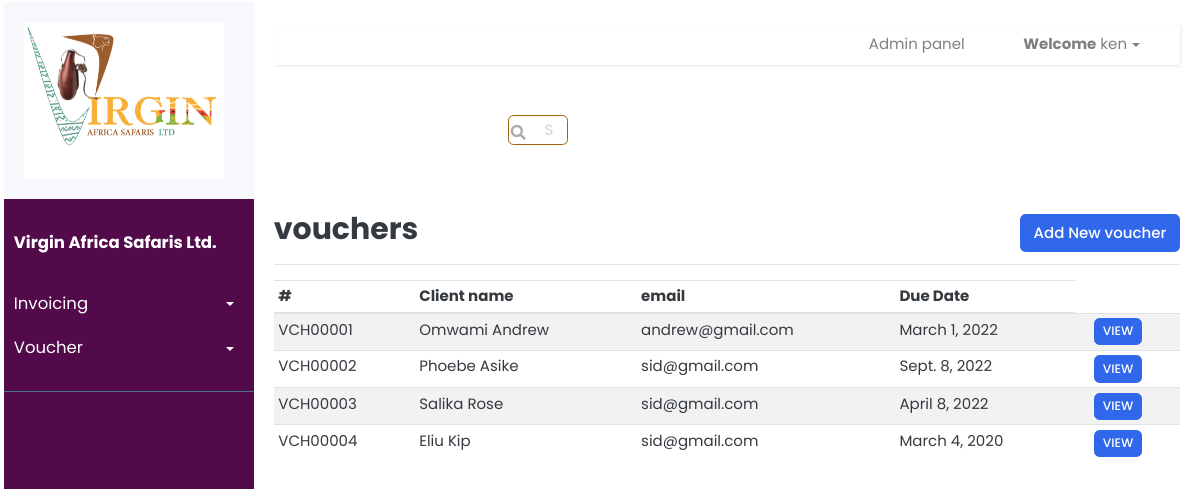
/voucher/vouchers/ (signed in), run on an earlier commit of the app's database.
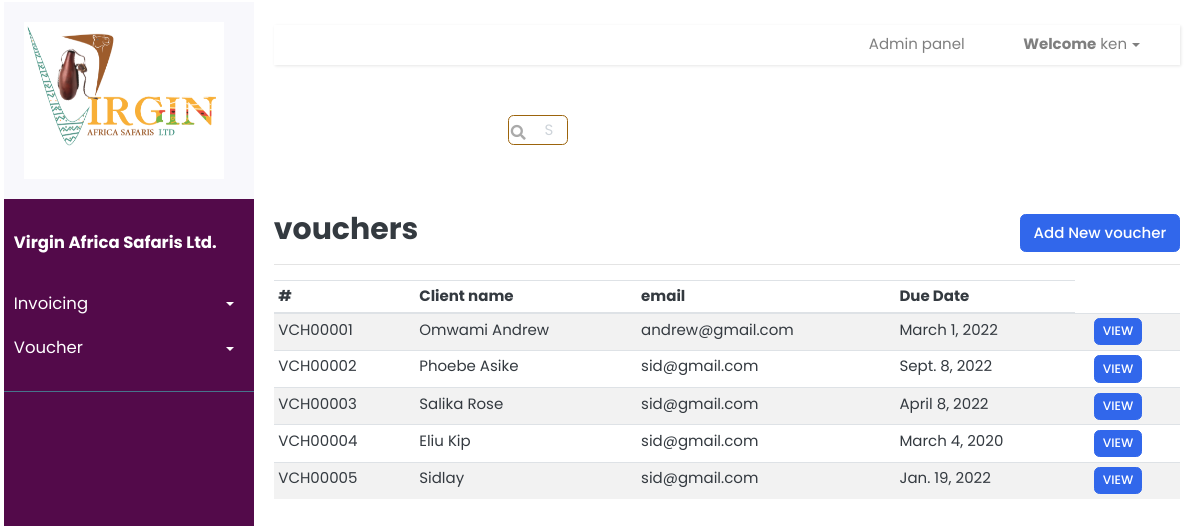
And on a later commit of the database.
### voucher/models.py (models this page shows, shortened)
class Voucher(models.Model):
    TERMS = [
        ('Immediate', 'Immediate'),
        ('15 days', '15 days'),
        ('30 days', '30 days'),
    ]
    STATUS = [
        ('CANCELLED', 'CANCELLED'),
        ('EMAIL_SENT', 'EMAIL_SENT'),
        ('MODIFIED', 'MODIFIED'),
        ('NEW','NEW')
    ]
    types = [
        ('RESIDENT', 'RESIDENT'),
        ('NON RESIDENT', 'NON RESIDENT'),
    ]
    number = models.CharField(
        null=False, default=increment_voucher_number, blank=False, max_length=100, unique=True)
    facility_name = models.CharField(null=True, blank=True, max_length=500)
    number_of_adults = models.CharField(
        default='0', max_length=100)
    number_of_children = models.CharField(
        default='0', max_length=100)
    children_age = models.CharField(null=True, blank=True, max_length=500)
    infants = models.CharField(null=True, blank=True, max_length=500)
    baby_cot = models.CharField(null=True, blank=True, max_length=500)
    extras_to = models.CharField(null=True, blank=True, max_length=500)
    special_instructions = models.CharField(
        null=True, blank=True, max_length=500)
    reserver_name = models.CharField(null=True, blank=True, max_length=500)
    reservation_date = models.DateField(null=True, blank=True, max_length=500)
    arrival = models.DateTimeField(blank=True, null=True)
    departure = models.DateTimeField(blank=True, null=True)
    number_of_nights = models.CharField(blank=True, null=True, max_length=12)
    accommodation_type = models.CharField(
        choices=types, default='RESIDENT', max_length=19)
    voucher_status = models.CharField(
        choices=STATUS, default='NEW', null = True, blank=True, max_length=19)
    single = models.BooleanField()
    double = models.BooleanField()
    triple = models.BooleanField()
    twin = models.BooleanField()
    hb = models.BooleanField()
    fb = models.BooleanField()
    bb = models.BooleanField()
    ai = models.BooleanField()
    client = models.ForeignKey(
        Client, blank=True, null=True, on_delete=models.SET_NULL)
    uniqueId = models.CharField(null=True, blank=True, max_length=100)
    slug = models.SlugField(max_length=500, unique=True, blank=True, null=True)
    date_created = models.DateTimeField(blank=True, null=True)
    last_updated = models.DateTimeField(blank=True, null=True)

### invoice/models.py (models this page shows, shortened)
class Client(models.Model):
    clientName = models.CharField(null=True, blank=True, max_length=200)
    address = models.CharField(null=True, blank=True, max_length=200)
    postalCode = models.CharField(null=True, blank=True, max_length=10)
    phoneNumber = models.CharField(null=True, blank=True, max_length=100)
    emailAddress = models.CharField(null=True, blank=True, max_length=100)
    uniqueId = models.CharField(null=True, blank=True, max_length=100)
    slug = models.SlugField(max_length=500, unique=True, blank=True, null=True)
    date_created = models.DateTimeField(blank=True, null=True)
    last_updated = models.DateTimeField(blank=True, null=True)

### voucher/views.py (the view)
# urls.py: path("vouchers/", voucher_views.list_vouchers, name="list-vouchers" ),
@login_required
def list_vouchers(request):
	context = {}
	vouchers = Voucher.objects.all()
	context['vouchers'] = vouchers
	return render(request, 'voucher/vouchers.html', context)

### templates/voucher/vouchers.html (shortened to what this page needs)
{% extends 'index.html' %} {% load static %} {% load crispy_forms_tags %}
 {% block content %}
<div class="search-main">
 <div class="form-group has-search">
    <input type="text" class="form-control voucher_search_input" placeholder="Search" id="search" data-url="url for voucher to search"/>
  </div>
  </div>
<div
  class="
    d-flex
    justify-content-between
    flex-wrap flex-md-nowrap
    align-items-center
    pt-3
    pb-2
    mb-3
    border-bottom
  "
>
  <h1 class="h2">vouchers</h1>
  <div class="btn-toolbar mb-2 mb-md-0">
    <div class="btn-group me-2">
      <a href="{% url 'create-voucher' %}"
        ><button type="button" class="btn btn-primary">
          Add New voucher
        </button></a
      >
    </div>
  </div>
</div>
{% if vouchers|length > 0 %}
<div class="table-responsive">
  <table class="table table-striped table-sm table-hover" id="voucherTable">
    <thead>
      <tr>
        <th>#</th>
        <th>Client name</th>
        <th>email</th>
        <th>Due Date</th>
      </tr>
    </thead>
    <tbody>
      {% for voucher in vouchers %}
      <tr onclick="getElementById('edit-1').click()" style="cursor: pointer">
        <td id="vouchernumber">{{voucher.number}}</td>
        <td>{{voucher.client.clientName}}</td>
        <td>{{voucher.client.emailAddress}}</td>
        <td>{{voucher.reservation_date}}</td>
        <td>
        </td>
        <td>
          <a href="{% url 'view-voucher' voucher.slug %}"
            ><button class="btn btn-primary btn-sm">VIEW</button></a
          >
        </td>
      </tr>
      {% endfor %}
    </tbody>
  </table>
</div>
{% endif %}
{% endblock %}

What changed in the data, as far as the page shows it:
added Voucher: number "VCH00005", client.clientName "Sidlay", client.emailAddress "sid@gmail.com", reservation_date "Jan. 19, 2022"
